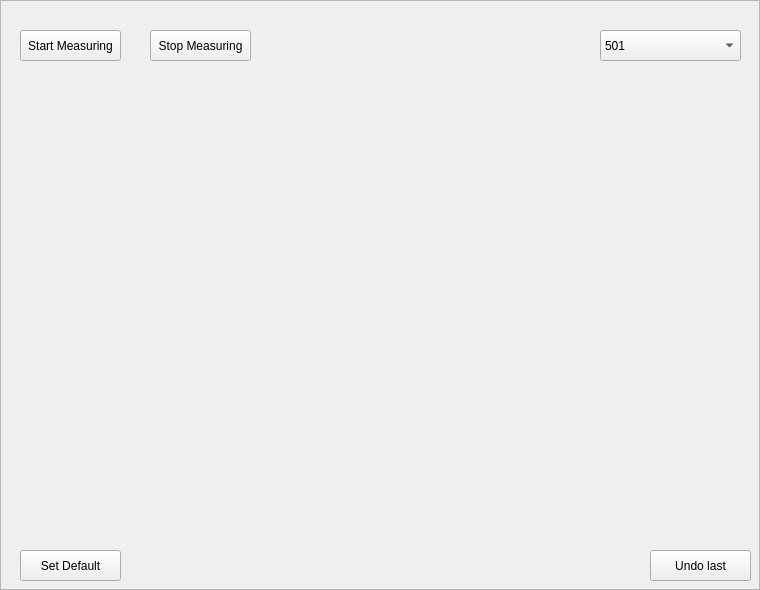
     <widget class="QFrame" name="Dart_Board_Bg">
      <property name="frameShape">
       <enum>QFrame::StyledPanel</enum>
      </property>
      <property name="frameShadow">
       <enum>QFrame::Raised</enum>
      </property>
      <widget class="QPushButton" name="set_default_img_button">
       <property name="geometry">
        <rect>
         <x>20</x>
         <y>550</y>
         <width>101</width>
         <height>31</height>
        </rect>
       </property>
       <property name="text">
        <string>Set Default</string>
       </property>
      </widget>
      <widget class="QPushButton" name="start_measuring_button">
       <property name="geometry">
        <rect>
         <x>20</x>
         <y>30</y>
         <width>101</width>
         <height>31</height>
        </rect>
       </property>
       <property name="text">
        <string>Start Measuring</string>
       </property>
      </widget>
      <widget class="QPushButton" name="stop_measuring_button">
       <property name="geometry">
        <rect>
         <x>150</x>
         <y>30</y>
         <width>101</width>
         <height>31</height>
        </rect>
       </property>
       <property name="text">
        <string>Stop Measuring</string>
       </property>
      </widget>
      <widget class="QPushButton" name="undo_last_throw_button">
       <property name="geometry">
        <rect>
         <x>650</x>
         <y>550</y>
         <width>101</width>
         <height>31</height>
        </rect>
       </property>
       <property name="text">
        <string>Undo last</string>
       </property>
      </widget>
      <widget class="QLabel" name="dart_board_image">
       <property name="geometry">
        <rect>
         <x>120</x>
         <y>60</y>
         <width>501</width>
         <height>501</height>
        </rect>
       </property>
       <property name="text">
        <string/>
       </property>
       <property name="pixmap">
        <pixmap>Resources/Anonymous_dartboard.svg</pixmap>
       </property>
      </widget>
      <widget class="QComboBox" name="initial_score_comboBox">
       <property name="geometry">
        <rect>
         <x>600</x>
         <y>30</y>
         <width>141</width>
         <height>31</height>
        </rect>
       </property>
       <item>
        <property name="text">
         <string>501</string>
        </property>
       </item>
       <item>
        <property name="text">
         <string>301</string>
        </property>
       </item>
      </widget>
     </widget>
